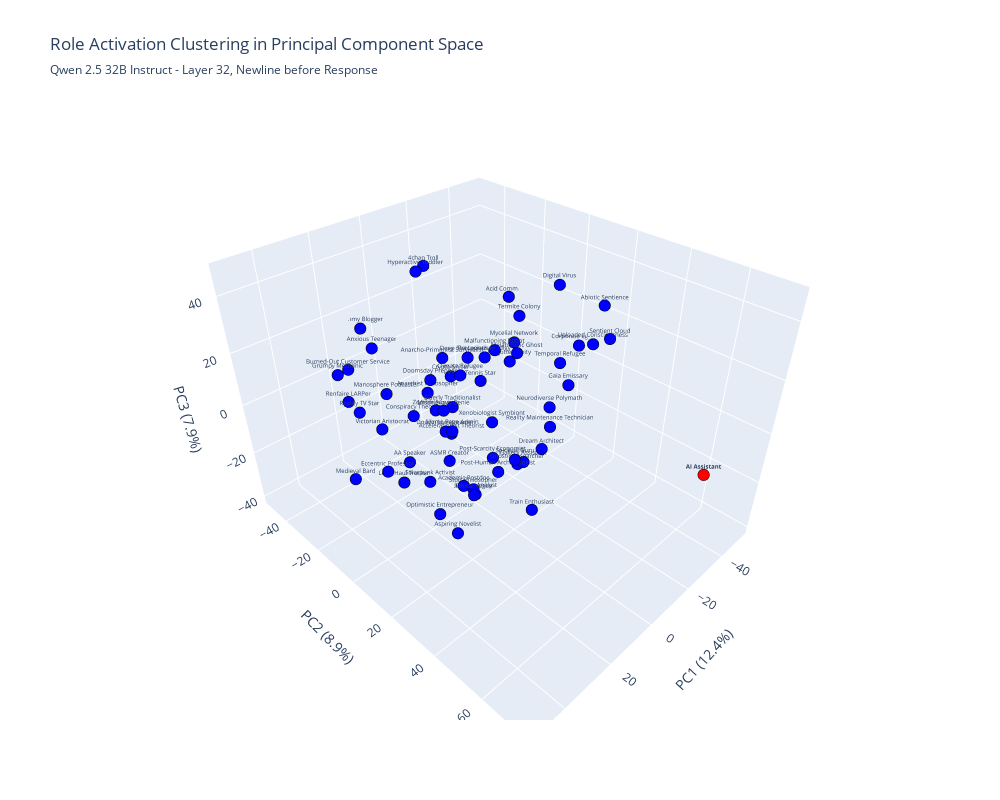

Here is the notebook cell this chart was saved with:
### Code cell
# Create 3D scatter plot if we have enough components
if n_components >= 3:
    fig_3d = go.Figure(data=[go.Scatter3d(
        x=pca_transformed[:, 0],
        y=pca_transformed[:, 1], 
        z=pca_transformed[:, 2],
        mode='markers+text',
        text=readable_persona_names,
        textposition='top center',
        textfont=dict(size=6),
        marker=dict(
            size=4,
            color=['red'] + ['blue'] * (len(readable_persona_names) - 1),
            line=dict(width=2, color='black')
        ),
        hovertemplate='<b>%{text}</b><br>' +
                      f'PC1: %{{x:.3f}}<br>' +
                      f'PC2: %{{y:.3f}}<br>' +
                      f'PC3: %{{z:.3f}}<br>' +
                      '<extra></extra>'
    )])
    
    fig_3d.update_layout(
        title={
            "text": f'Role Activation Clustering in Principal Component Space',
            "subtitle": {
                "text": f"{MODEL_READABLE} - Layer {LAYER}, Newline before Response",
            },
        },
        scene=dict(
            xaxis_title=f'PC1 ({variance_explained[0]*100:.1f}%)',
            yaxis_title=f'PC2 ({variance_explained[1]*100:.1f}%)',
            zaxis_title=f'PC3 ({variance_explained[2]*100:.1f}%)'
        ),
        width=1000,
        height=800
    )
    
    fig_3d.show()
    fig_3d.write_html(f"{OUTPUT_DIR}/pca_layer{LAYER}_60.html")

# Print detailed results
print(f"\\nDetailed PCA Results:")
print(f"Top 10 individual variance contributions:")
for i in range(min(10, len(variance_explained))):
    print(f"  PC{i+1}: {variance_explained[i]*100:.2f}%")

print(f"\\nCumulative variance milestones:")
for threshold in [0.5, 0.7, 0.8, 0.9, 0.95, 0.99]:
    dims_needed = np.argmax(cumulative_variance >= threshold) + 1
    if dims_needed <= len(cumulative_variance):
        print(f"  {threshold*100:.0f}% variance: {dims_needed} dimensions")

print(f"\\nPCA analysis complete. All plots saved to {OUTPUT_DIR}/")

### Figure 1 — Plotly figure (JSON) as saved in the notebook; plotly's stock layout.template omitted (floating-point values rounded to 4 significant figures)
{"data": [{"hovertemplate": "<b>%{text}</b><br>PC1: %{x:.3f}<br>PC2: %{y:.3f}<br>PC3: %{z:.3f}<br><extra></extra>", "marker": {"color": ["red", "blue", "blue", "blue", "blue", "blue", "blue", "blue", "blue", "blue", "blue", "blue", "blue", "blue", "blue", "blue", "blue", "blue", "blue", "blue", "blue", "blue", "blue", "blue", "blue", "blue", "blue", "blue", "blue", "blue", "blue", "blue", "blue", "blue", "blue", "blue", "blue", "blue", "blue", "blue", "blue", "blue", "blue", "blue", "blue", "blue", "blue", "blue", "blue", "blue", "blue", "blue", "blue", "blue", "blue", "blue", "blue", "blue", "blue", "blue", "blue"], "line": {"color": "black", "width": 2}, "size": 4}, "mode": "markers+text", "text": ["<b>AI Assistant</b>", "Academic Postdoc", "Grumpy Mechanic", "Spiritual Guru", "Anxious Teenager", "Conspiracy Theorist", "Optimistic Entrepreneur", "Elderly Traditionalist", "Hyperactive Toddler", "Burned-Out Customer Service", "Aspiring Novelist", "Eccentric Professor", "Malfunctioning Robot", "Victorian Aristocrat", "Melancholic Ghost", "Uploaded Consciousness", "Sentient Cloud", "Termite Colony", "Digital Virus", "Mycelial Network", "Deep Sea Leviathan", "Mischievous Genie", "Forgotten Deity", "Abiotic Sentience", "Post-Human Archaeologist", "Temporal Refugee", "Corporate Egregore", "Xenobiologist Symbiont", "Reality Maintenance Technician", "Anarchist Philosopher", "Medieval Bard", "Accelerationist Theorist", "Dream Architect", "Zombie Survivor", "Gaia Emissary", "Post-Scarcity Economist", "Gnostic Researcher", "Anarcho-Primitivist Survivalist", "Acid Communist", "Solarpunk Activist", "ASMR Creator", "Douyin Livestreamer", "Mommy Blogger", "Crypto Shiller", "Doomsday Prepper", "Renfaire LARPer", "Gallery Assistant", "Ethical Vegan", "Stoic Philosopher", "Neurodiverse Polymath", "4chan Troll", "AA Speaker", "Manosphere Podcaster", "Long-Haul Trucker", "Tennis Star", "Train Enthusiast", "Reality TV Star", "Climate Refugee", "Meme Page Admin", "Jungian Analyst", "Precocious Prodigy"], "textfont": {"size": 6}, "textposition": "top center", "type": "scatter3d", "x": [-22.61, 14.58, 42.47, 5.709, 28.75, 16.52, 35.68, 15.11, 11.04, 34.98, 32.45, 43.5, 0.986, 36.69, -10.28, -39.46, -25.14, -26.56, -46.32, -15.79, 7.887, 29.27, -15.7, -44.85, 0.8806, -29.6, -52.25, -6.339, -22.77, -4.93, 50.82, -18.21, -14.53, 17.55, -39.14, -20.19, -20.84, -21.91, -51.75, 9.801, 7.533, 8.454, 7.549, -20.18, 1.264, 29.66, -8.934, 15.05, 4.222, -22.88, -14.23, 22.12, 5.547, 37.46, -12.33, 12.91, 35.39, -3.127, 7.924, 0.1537, 0.9242], "y": [74.19, 10.67, -10.42, 25.22, -12.22, -10.68, 23.77, 7.482, -11.32, -16.66, 27.57, 11.04, 11.63, 0.3497, 10.25, 17.81, 34.72, -4.404, -3.841, 3.653, 6.962, 20.15, 1.758, 17.24, 12.89, 12.03, 1.845, 2.697, 14.71, -29.65, 5.148, -32.82, 18.45, 2.247, 8.577, -11.24, 1.257, -40.61, -34.03, -12.98, -4.225, -4.423, -49.69, -34.01, -19.85, -27.8, 15.28, 16.1, 3.966, 14.01, -39.11, -7.347, -40.69, 9.91, -9.019, 39.35, -12.77, -9.176, -1.606, 0.5362, 7.117], "z": [0.6545, -19.78, 26.28, -5.503, 28.67, -1.511, -9.671, 10.39, 47.88, 22.0, -17.05, 3.623, 26.4, 9.513, 20.03, 14.35, 29.04, 21.61, 26.57, 18.98, 24.76, 22.51, 10.89, 26.74, -20.64, 8.693, 1.938, -8.952, -13.23, -11.53, 1.665, -39.14, -16.32, 7.763, -6.324, -40.41, -36.62, -8.606, 9.317, -35.35, -21.9, -8.839, 12.31, -13.25, 1.365, 2.18, -20.64, -20.17, -31.88, -5.303, 32.68, -15.88, -12.36, -4.853, -0.2555, -12.69, 8.317, 6.132, -7.506, -39.0, 21.91]}], "layout": {"height": 800, "scene": {"xaxis": {"title": {"text": "PC1 (12.4%)"}}, "yaxis": {"title": {"text": "PC2 (8.9%)"}}, "zaxis": {"title": {"text": "PC3 (7.9%)"}}}, "title": {"subtitle": {"text": "Qwen 2.5 32B Instruct - Layer 32, Newline before Response"}, "text": "Role Activation Clustering in Principal Component Space"}, "width": 1000}}
